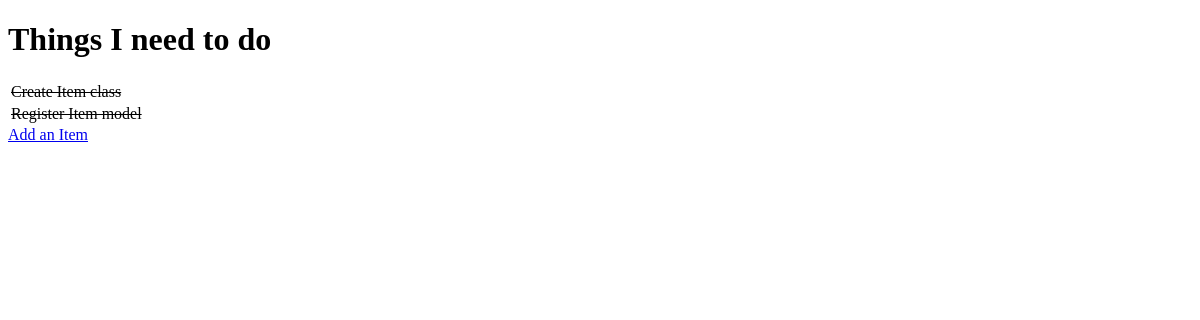
Before: / with the older database file.
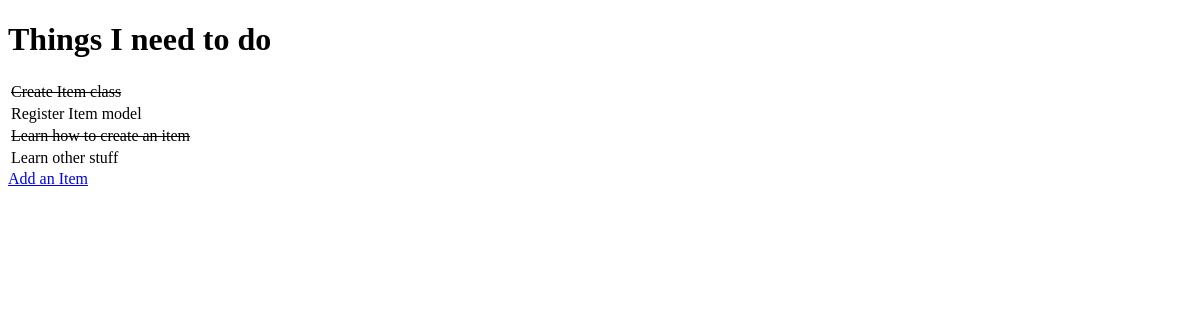
After: the same page with the newer database file.
### todo/models.py (models this page shows, shortened)
class Item(models.Model):
    name = models.CharField(max_length=50, null=False, blank=False)
    done = models.BooleanField(null=False, blank=False, default=False)

### todo/views.py (the view)
# urls.py: path('', get_todo_list, name='get_todo_list'),
def get_todo_list(request):
    items = Item.objects.all()
    context = {
        'items': items
    }
    return render(request, 'todo/todo_list.html', context)

### todo/templates/todo/todo_list.html (shortened to what this page needs)
<!DOCTYPE html>
<html lang="en">
  <head>
  </head>
  <body>
    <h1>Things I need to do</h1>
    <table>
      {% for item in items %}
      <tr>
        {% if item.done %}
        <td><strike>{{ item.name }}</strike></td>
        {% else %}
        <td>{{ item.name }}</td>
        {% endif %}
      </tr>
      {% empty %}
      <tr>
        <td>You have nothing to do homeslice</td>
      </tr>
      {% endfor %}
    </table>
    <a href="/add">Add an Item</a>
  </body>
</html>

Changed rows visible on the page:
changed Item "Register Item model": done True → False (drawn)
added Item: name "Learn how to create an item"
added Item: name "Learn other stuff"
